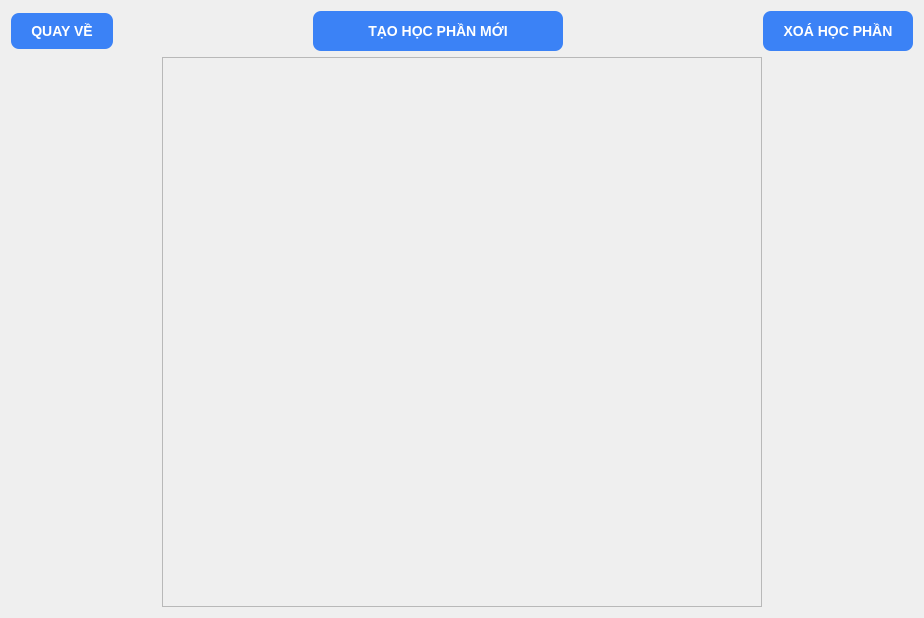
      <widget class="QWidget" name="p6_flashcard">
       <layout class="QVBoxLayout" name="verticalLayout_12">
        <item>
         <layout class="QHBoxLayout" name="horizontalLayout_2">
          <property name="spacing">
           <number>200</number>
          </property>
          <item>
           <widget class="QPushButton" name="btn_back_tu_flashcard">
            <property name="styleSheet">
             <string notr="true">QPushButton {
    background-color: #3B82F6; /* Màu xanh dương hiện đại */
    color: #FFFFFF;            /* Chữ màu trắng */
    border: none;              /* Bỏ viền đen viền mặc định */
    border-radius: 8px;        /* Bo góc */
    padding: 10px 20px;        /* Nút to, dễ bấm */
    font-size: 14px;
    font-weight: bold;
    font-family: &quot;Segoe UI&quot;, Arial, sans-serif;
}

QPushButton:hover {
    background-color: #2563EB; /* Hiệu ứng di chuột: Nền tối đi một xíu */
}

QPushButton:pressed {
    background-color: #1D4ED8; /* Hiệu ứng click: Nền tối hẳn lại */
}</string>
            </property>
            <property name="text">
             <string>QUAY VỀ</string>
            </property>
           </widget>
          </item>
          <item>
           <widget class="QPushButton" name="btn_tao_hoc_phan">
            <property name="minimumSize">
             <size>
              <width>250</width>
              <height>40</height>
             </size>
            </property>
            <property name="maximumSize">
             <size>
              <width>16777215</width>
              <height>40</height>
             </size>
            </property>
            <property name="styleSheet">
             <string notr="true">QPushButton {
    background-color: #3B82F6; /* Màu xanh dương hiện đại */
    color: #FFFFFF;            /* Chữ màu trắng */
    border: none;              /* Bỏ viền đen viền mặc định */
    border-radius: 8px;        /* Bo góc */
    padding: 10px 20px;        /* Nút to, dễ bấm */
    font-size: 14px;
    font-weight: bold;
    font-family: &quot;Segoe UI&quot;, Arial, sans-serif;
}

QPushButton:hover {
    background-color: #2563EB; /* Hiệu ứng di chuột: Nền tối đi một xíu */
}

QPushButton:pressed {
    background-color: #1D4ED8; /* Hiệu ứng click: Nền tối hẳn lại */
}</string>
            </property>
            <property name="text">
             <string>TẠO HỌC PHẦN MỚI</string>
            </property>
           </widget>
          </item>
          <item>
           <widget class="QPushButton" name="btn_xoa_hoc_phan">
            <property name="minimumSize">
             <size>
              <width>150</width>
              <height>40</height>
             </size>
            </property>
            <property name="maximumSize">
             <size>
              <width>16777215</width>
              <height>40</height>
             </size>
            </property>
            <property name="styleSheet">
             <string notr="true">QPushButton {
    background-color: #3B82F6; /* Màu xanh dương hiện đại */
    color: #FFFFFF;            /* Chữ màu trắng */
    border: none;              /* Bỏ viền đen viền mặc định */
    border-radius: 8px;        /* Bo góc */
    padding: 10px 20px;        /* Nút to, dễ bấm */
    font-size: 14px;
    font-weight: bold;
    font-family: &quot;Segoe UI&quot;, Arial, sans-serif;
}

QPushButton:hover {
    background-color: #2563EB; /* Hiệu ứng di chuột: Nền tối đi một xíu */
}

QPushButton:pressed {
    background-color: #1D4ED8; /* Hiệu ứng click: Nền tối hẳn lại */
}</string>
            </property>
            <property name="text">
             <string>XOÁ HỌC PHẦN</string>
            </property>
           </widget>
          </item>
         </layout>
        </item>
        <item>
         <layout class="QVBoxLayout" name="verticalLayout_13">
          <item alignment="Qt::AlignmentFlag::AlignHCenter">
           <widget class="QScrollArea" name="scrollArea_2">
            <property name="minimumSize">
             <size>
              <width>600</width>
              <height>550</height>
             </size>
            </property>
            <property name="maximumSize">
             <size>
              <width>600</width>
              <height>550</height>
             </size>
            </property>
            <property name="styleSheet">
             <string notr="true">QScrollArea {
    border: 1px solid #E5E7EB; /* Viền xám rất mờ, tạo cảm giác phân cách */
    background-color: #FFFFFF; /* Màu nền trắng tinh */
    border-radius: 10px;       /* Bo góc toàn bộ khung */
    padding: 5px;              /* Đẩy nội dung xích vào trong một chút */
}

/* Đảm bảo khung chứa nội dung con bên trong cũng màu trắng đồng bộ */
QScrollArea &gt; QWidget &gt; QWidget {
    background-color: #FFFFFF; 
}


/* =======================================================
   2. THANH CUỘN DỌC (VERTICAL SCROLLBAR)
======================================================== */
QScrollBar:vertical {
    border: none;
    background-color: #F9FAFB; /* Rãnh cuộn màu xám cực nhạt để dễ nhận biết */
    width: 10px;               /* Độ dày của thanh cuộn */
    margin: 0px;
    border-radius: 5px;        /* Bo góc rãnh cuộn */
}

/* KHỐI NẮM TRƯỢT (CỤC TẨY) */
QScrollBar::handle:vertical {
    background-color: #9CA3AF; /* Màu xám nổi bật trên nền trắng */
    min-height: 40px;          
    border-radius: 5px;        
}

/* KHI ĐƯA CHUỘT VÀO (HOVER) */
QScrollBar::handle:vertical:hover {
    background-color: #6B7280; /* Đậm màu hơn khi di chuột */
}

/* KHI NHẤN GIỮ KÉO (PRESSED) */
QScrollBar::handle:vertical:pressed {
    background-color: #4B5563; /* Đậm nhất khi đang kéo */
}

/* ẨN 2 NÚT MŨI TÊN (Lên/Xuống) */
QScrollBar::add-line:vertical, QScrollBar::sub-line:vertical {
    height: 0px; 
    background: none;
}
QScrollBar::add-page:vertical, QScrollBar::sub-page:vertical {
    background: none; 
}</string>
            </property>
            <property name="widgetResizable">
             <bool>true</bool>
            </property>
            <widget class="QWidget" name="scrollAreaWidgetContents">
             <property name="geometry">
              <rect>
               <x>0</x>
               <y>0</y>
               <width>588</width>
               <height>538</height>
              </rect>
             </property>
             <layout class="QVBoxLayout" name="layout_danh_sach_hoc_phan"/>
            </widget>
           </widget>
          </item>
         </layout>
        </item>
       </layout>
      </widget>
